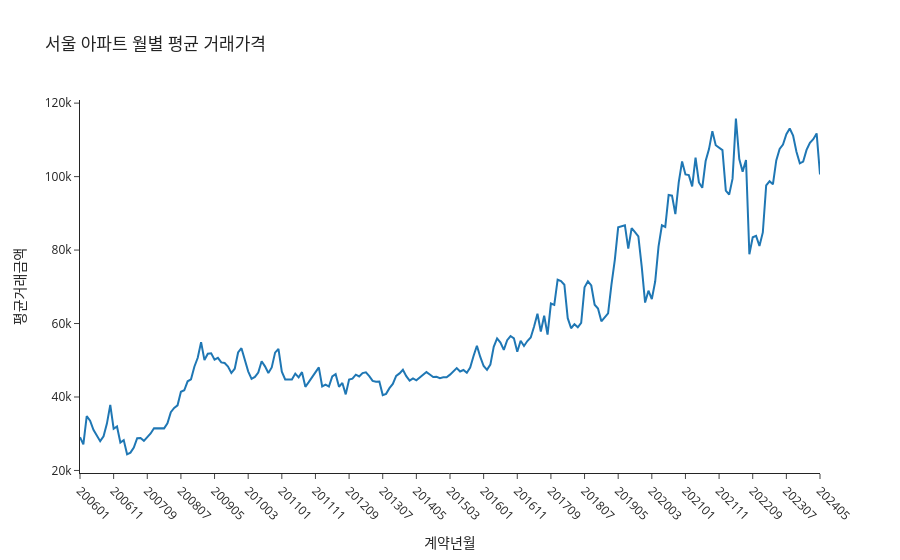

The cell this chart's notebook holds for it:
### Code cell
# 월별 평균 거래금액 계산
monthly = (
    sa.groupby('계약년월')['거래금액(만원)']
    .mean()
    .reset_index()
)
monthly.columns = ['계약년월', '평균거래금액']

# ✅ 문자열로 변환
monthly['계약년월'] = monthly['계약년월'].astype(str)

fig = px.line(
    monthly,
    x='계약년월',
    y='평균거래금액',
    title='서울 아파트 월별 평균 거래가격',
    template='simple_white'
)
fig.update_xaxes(tickangle=45, nticks=24)
fig.show()

### Figure 1 — Plotly figure (JSON) as saved in the notebook; plotly's stock layout.template omitted (floating-point values rounded to 4 significant figures; data arrays with more than 128 entries replaced by an {"elided": "..."} marker saying what was removed)
{"data": [{"hovertemplate": "계약년월=%{x}<br>평균거래금액=%{y}<extra></extra>", "legendgroup": "", "line": {"color": "#1F77B4", "dash": "solid"}, "marker": {"symbol": "circle"}, "mode": "lines", "name": "", "orientation": "v", "showlegend": false, "type": "scatter", "x": {"elided": "221 str values"}, "xaxis": "x", "y": {"elided": "221 float values"}, "yaxis": "y"}], "layout": {"legend": {"tracegroupgap": 0}, "title": {"text": "서울 아파트 월별 평균 거래가격"}, "xaxis": {"anchor": "y", "domain": [0, 1], "nticks": 24, "tickangle": 45, "title": {"text": "계약년월"}}, "yaxis": {"anchor": "x", "domain": [0, 1], "title": {"text": "평균거래금액"}}}}
